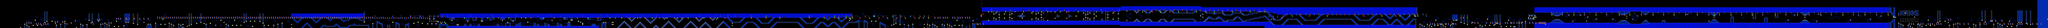

A 2D game scene composited from a Tiled map and its tileset images. What follows is a short description and the map's XML, with each tile layer's data collapsed to a summary:
An orthogonal 1942x27 tile map with 16x16 px tiles, 2 tile layers (SP, ...), 2 tilesets.

<map version="1.10" tiledversion="1.11.2" orientation="orthogonal" renderorder="right-down" width="1942" height="27" tilewidth="16" tileheight="16" infinite="0" nextlayerid="5" nextobjectid="1">
 <editorsettings>
  <chunksize width="16" height="27" />
  <export target="../../../../../../Users/Kalel Elijah/OneDrive/Documents/tetrix.csv" format="csv" />
 </editorsettings>
 <tileset firstgid="1" name="famidash" tilewidth="16" tileheight="16" tilecount="256" columns="16">
  <image source="../../../GRAPHICS/famidash.bmp" width="256" height="256" />
 </tileset>
 <tileset firstgid="257" name="sprites" tilewidth="16" tileheight="16" tilecount="256" columns="16">
  <image source="../../../GRAPHICS/sprites.png" width="256" height="256" />
 </tileset>
 <layer id="1" width="1942" height="27">
  <data>[52434 cells, 52051 non-empty, 106 distinct tile ids]</data>
 </layer>
 <layer id="2" name="SP" width="1942" height="27">
  <data>[52434 cells, 1364 non-empty, 54 distinct tile ids]</data>
 </layer>
</map>
